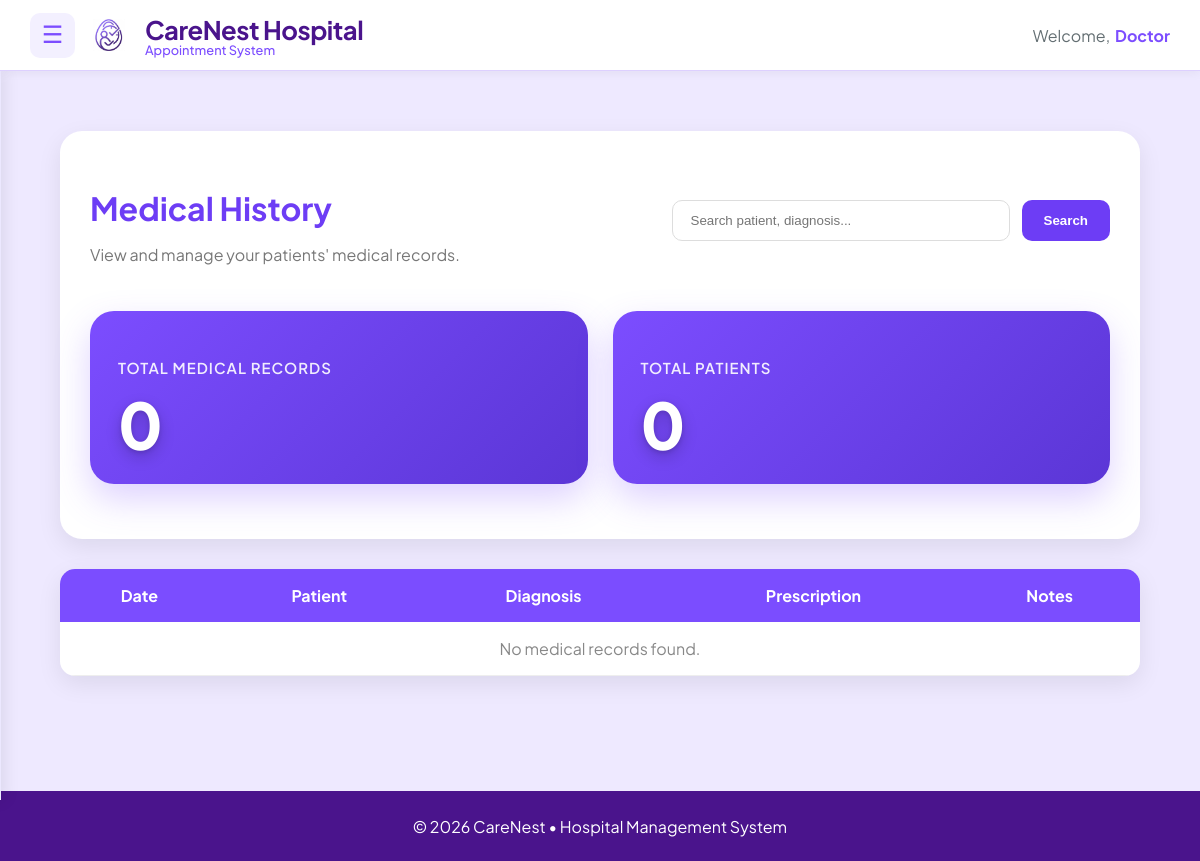
Page /doctor/medical-record/ (signed in) on the earlier database version.
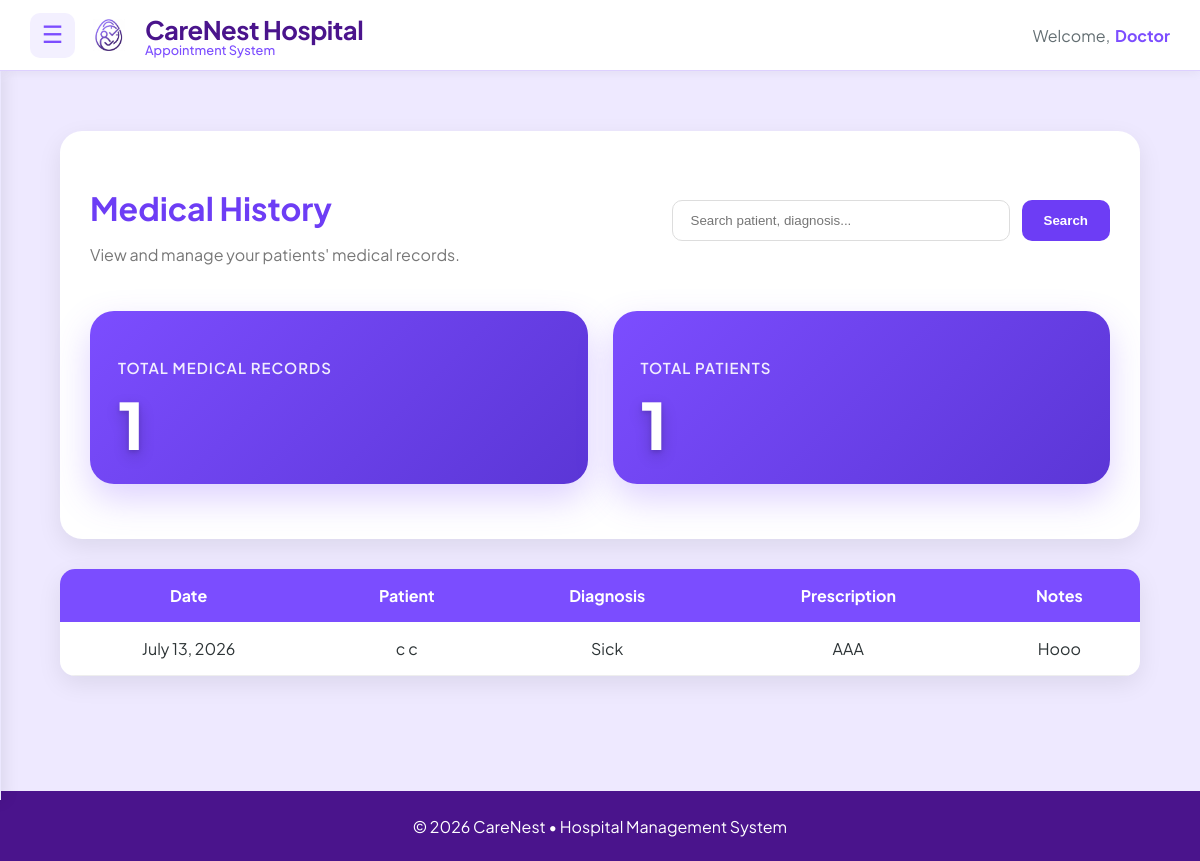
Same page on the later database version.
### main/models.py (models this page shows, shortened)
class MedicalRecord(models.Model):
    appointment = models.OneToOneField(
        Appointment,
        on_delete=models.CASCADE,
        related_name="medical_record",
        null=True,
        blank=True
    )
    patient = models.ForeignKey(
        Patient,
        on_delete=models.CASCADE,
        related_name="medical_records"
    )
    doctor = models.ForeignKey(
        Doctor,
        on_delete=models.SET_NULL,
        null=True,
        related_name="created_records"
    )
    diagnosis = models.TextField()
    prescription = models.TextField()
    notes = models.TextField(
        blank=True,
        null=True,
        help_text="Additional notes or doctor's remarks"
    )
    visit_date = models.DateField(auto_now_add=True)

class Patient(models.Model):
    SEX_CHOICES = [
        ('Male', 'Male'),
        ('Female', 'Female'),
        ('Other', 'Other'),
    ]
    BLOOD_TYPE_CHOICES = [
        ('A+', 'A+'),
        ('A-', 'A-'),
        ('B+', 'B+'),
        ('B-', 'B-'),
        ('AB+', 'AB+'),
        ('AB-', 'AB-'),
        ('O+', 'O+'),
        ('O-', 'O-'),
        ('Unknown', 'Unknown'),
    ]
    user = models.OneToOneField(
        User,
        on_delete=models.CASCADE,
        related_name='patient_profile'
    )
    first_name = models.CharField(max_length=50, default="Unknown")
    middle_name = models.CharField(max_length=50, blank=True, null=True)
    last_name = models.CharField(max_length=50, default="Unknown")
    date_of_birth = models.DateField()
    sex = models.CharField(
        max_length=10,
        choices=SEX_CHOICES,
        default='Male'
    )
    blood_type = models.CharField(
        max_length=10,
        choices=BLOOD_TYPE_CHOICES,
        default='Unknown'
    )
    height = models.DecimalField(
        max_digits=5,
        decimal_places=2,
        blank=True,
        null=True,
        help_text="Height in centimeters"
    )
    weight = models.DecimalField(
        max_digits=5,
        decimal_places=2,
        blank=True,
        null=True,
        help_text="Weight in kilograms"
    )
    address = models.TextField()
    contact_number = models.CharField(max_length=15)
    profile_picture = models.ImageField(
        upload_to=user_directory_path,
        default='default.jpg',
        blank=True,
        null=True
    )

### main/views.py (the view, shortened to what this page needs)
# urls.py: path( "doctor/medical-record/",views.doctor_medical_record,name="doctor_medical_record"),
@login_required
def doctor_medical_record(request):
    doctor = request.user.doctor_profile
    records = (
        MedicalRecord.objects
        .filter(doctor=doctor)
        .select_related(
            "patient__user"
        )
        .order_by("-visit_date")
    )
    search = request.GET.get("search")
    context = {
    "records": records,
    "total_records": records.count(),
    "total_patients": records.values("patient").distinct().count(),
}
    return render(
        request,
        "doctors/medical_record/doctor_medical_record.html",
        context,
    )

### main/templates/doctors/medical_record/doctor_medical_record.html (shortened to what this page needs)
{% extends "includes/dashboard_base.html" %}
{% load static %}
{% block content %}
{% block extra_css %}
<link rel="stylesheet" href="{% static 'css/doctor_medical_record.css' %}">
{% endblock %}
<div class="medical-page">
    <div class="header-card">
        <div class="header-top">
            <div>
                <h2>Medical History</h2>
                <p>View and manage your patients' medical records.</p>
            </div>
            <form method="GET" class="search-form">
                <input
                    type="text"
                    name="search"
                    placeholder="Search patient, diagnosis..."
                    value="{{ request.GET.search }}"
                >
                <button type="submit">Search</button>
            </form>
        </div>
        <div class="summary-cards">
            <div class="summary-card">
                <h4>Total Medical Records</h4>
                <span>{{ total_records }}</span>
            </div>
            <div class="summary-card">
                <h4>Total Patients</h4>
                <span>{{ total_patients }}</span>
            </div>
        </div>
    </div>
    <table class="medical-table">
        <thead>
            <tr>
                <th>Date</th>
                <th>Patient</th>
                <th>Diagnosis</th>
                <th>Prescription</th>
                <th>Notes</th>
            </tr>
        </thead>
        <tbody>
        {% for record in records %}
            <tr>
                <td>{{ record.visit_date }}</td>
                <td>{{ record.patient.user.get_full_name }}</td>
                <td>{{ record.diagnosis }}</td>
                <td>{{ record.prescription }}</td>
                <td>{{ record.notes|default:"-" }}</td>
            </tr>
        {% empty %}
            <tr>
                <td colspan="5" class="empty">
                    No medical records found.
                </td>
            </tr>
        {% endfor %}
        </tbody>
    </table>
</div>
{% endblock %}

Differences in the rows shown:
added MedicalRecord: visit_date "July 13, 2026", patient.user.get_full_name "c c", diagnosis "Sick", prescription "AAA", notes "Hooo"
Other differences:
{{ total_records }}: "0" → "1"
{{ total_patients }}: "0" → "1"
text no longer shown: "No medical records found."
